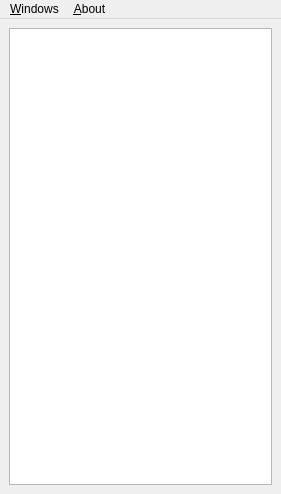
<?xml version="1.0" encoding="UTF-8"?>
<ui version="4.0">
 <class>CMainWindowDlg</class>
 <widget class="QMainWindow" name="CMainWindowDlg">
  <property name="geometry">
   <rect>
    <x>0</x>
    <y>0</y>
    <width>281</width>
    <height>494</height>
   </rect>
  </property>
  <property name="windowTitle">
   <string>Main Window</string>
  </property>
  <widget class="QWidget" name="m_qwCentralWidget">
   <layout class="QGridLayout" name="gridLayout">
    <item row="0" column="0">
     <widget class="QListView" name="m_qlvWindows">
      <property name="resizeMode">
       <enum>QListView::Fixed</enum>
      </property>
     </widget>
    </item>
   </layout>
  </widget>
  <widget class="QMenuBar" name="m_qmMenu">
   <property name="geometry">
    <rect>
     <x>0</x>
     <y>0</y>
     <width>281</width>
     <height>27</height>
    </rect>
   </property>
   <widget class="QMenu" name="m_windows">
    <property name="title">
     <string>&amp;Windows</string>
    </property>
    <addaction name="m_qaShowAll"/>
    <addaction name="m_qaHideAll"/>
    <addaction name="separator"/>
    <addaction name="m_qaExit"/>
   </widget>
   <widget class="QMenu" name="m_about">
    <property name="title">
     <string>&amp;About</string>
    </property>
    <addaction name="m_qaAbout"/>
   </widget>
   <addaction name="m_windows"/>
   <addaction name="m_about"/>
  </widget>
  <action name="m_qaShowAll">
   <property name="text">
    <string>&amp;Show All</string>
   </property>
  </action>
  <action name="m_qaHideAll">
   <property name="text">
    <string>&amp;Hide All</string>
   </property>
  </action>
  <action name="m_qaExit">
   <property name="text">
    <string>E&amp;xit</string>
   </property>
  </action>
  <action name="m_qaAbout">
   <property name="text">
    <string>&amp;About</string>
   </property>
  </action>
 </widget>
 <resources/>
 <connections>
  <connection>
   <sender>m_qaExit</sender>
   <signal>activated()</signal>
   <receiver>CMainWindowDlg</receiver>
   <slot>close()</slot>
   <hints>
    <hint type="sourcelabel">
     <x>-1</x>
     <y>-1</y>
    </hint>
    <hint type="destinationlabel">
     <x>140</x>
     <y>246</y>
    </hint>
   </hints>
  </connection>
  <connection>
   <sender>m_qaHideAll</sender>
   <signal>activated()</signal>
   <receiver>CMainWindowDlg</receiver>
   <slot>hideAllWindows()</slot>
   <hints>
    <hint type="sourcelabel">
     <x>-1</x>
     <y>-1</y>
    </hint>
    <hint type="destinationlabel">
     <x>140</x>
     <y>246</y>
    </hint>
   </hints>
  </connection>
  <connection>
   <sender>m_qaShowAll</sender>
   <signal>activated()</signal>
   <receiver>CMainWindowDlg</receiver>
   <slot>showAllWindows()</slot>
   <hints>
    <hint type="sourcelabel">
     <x>-1</x>
     <y>-1</y>
    </hint>
    <hint type="destinationlabel">
     <x>140</x>
     <y>246</y>
    </hint>
   </hints>
  </connection>
  <connection>
   <sender>m_qaAbout</sender>
   <signal>activated()</signal>
   <receiver>CMainWindowDlg</receiver>
   <slot>about()</slot>
   <hints>
    <hint type="sourcelabel">
     <x>-1</x>
     <y>-1</y>
    </hint>
    <hint type="destinationlabel">
     <x>140</x>
     <y>246</y>
    </hint>
   </hints>
  </connection>
 </connections>
 <slots>
  <slot>showAllWindows()</slot>
  <slot>hideAllWindows()</slot>
  <slot>about()</slot>
 </slots>
</ui>
